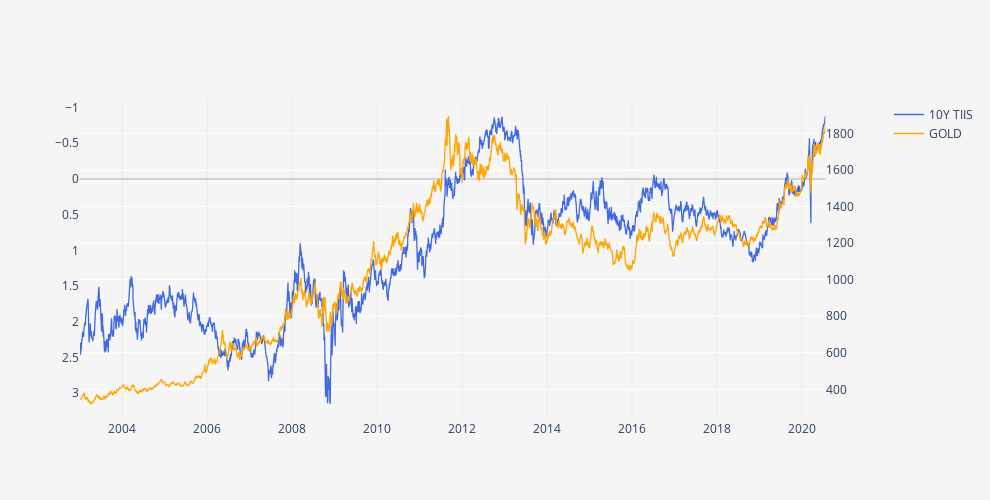

The notebook cell saved with this chart:
### Code cell
import plotly.graph_objects as go
from plotly.subplots import make_subplots

# Create figure with secondary y-axis
fig = make_subplots(specs=[[{"secondary_y": True}]])

# Add traces
fig.add_trace(
    go.Scatter(x=data.index, y=data['DFII10'], name="10Y TIIS", line=dict(color = 'royalblue', width = 1.3)),
    secondary_y=False,
)

fig.add_trace(
    go.Scatter(x=data.index, y=data['GOLD'], name="GOLD", line=dict(color = 'orange', width = 1.3)),
    secondary_y=True,
)

# Add figure title
fig.update_layout(
    title_text="",
    width=990,
    height=500,
    plot_bgcolor='#f5f5f5',
    paper_bgcolor='#f5f5f5',
    xaxis=dict(
        title='',
        showgrid=True,
        gridcolor='#ebebeb',
        titlefont=dict(size=12),
    ),    
    yaxis=dict(
        title='',
        showgrid=False,
        gridcolor='#ebebeb',
        zeroline=True, # Adicionar ou não a zero line
        zerolinecolor='#d2d2d2',
        autorange='reversed'

    )
)

# Set y-axes titles
fig.update_yaxes(title_text="", secondary_y=False)
fig.update_yaxes(title_text="", secondary_y=True)

fig.show()

### Figure 1 — Plotly figure (JSON) as saved in the notebook; plotly's stock layout.template omitted (floating-point values rounded to 4 significant figures; data arrays with more than 128 entries replaced by an {"elided": "..."} marker saying what was removed)
{"data": [{"line": {"color": "royalblue", "width": 1.3}, "name": "10Y TIIS", "type": "scatter", "x": {"elided": "4580 str values"}, "xaxis": "x", "y": {"elided": "4580 float values"}, "yaxis": "y"}, {"line": {"color": "orange", "width": 1.3}, "name": "GOLD", "type": "scatter", "x": {"elided": "4580 str values"}, "xaxis": "x", "y": {"elided": "4580 float values"}, "yaxis": "y2"}], "layout": {"height": 500, "paper_bgcolor": "#f5f5f5", "plot_bgcolor": "#f5f5f5", "title": {"text": ""}, "width": 990, "xaxis": {"anchor": "y", "autorange": true, "domain": [0, 0.94], "gridcolor": "#ebebeb", "range": ["2003-01-02", "2020-07-22"], "showgrid": true, "title": {"font": {"size": 12}, "text": ""}, "type": "date"}, "yaxis": {"anchor": "x", "autorange": true, "domain": [0, 1], "gridcolor": "#ebebeb", "range": [3.374, -1.104], "showgrid": false, "title": {"text": ""}, "type": "linear", "zeroline": true, "zerolinecolor": "#d2d2d2"}, "yaxis2": {"anchor": "x", "autorange": true, "overlaying": "y", "range": [232.4, 1983.0], "side": "right", "title": {"text": ""}, "type": "linear"}}}
